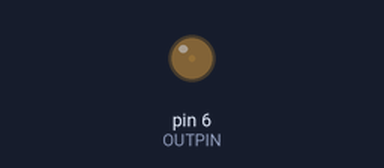
Bench run of a sketch on a simulated Arduino Uno, built with avr-gcc and run on an emulated ATmega328P. Shown: output pins drawn as LEDs (lit = HIGH).

Above: at 0.05 s.
At 0.65 s:
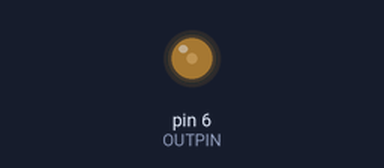
At 1.3 s:
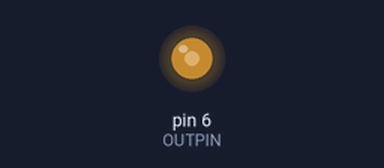
At 2.55 s:
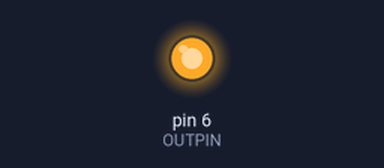
Timing chart, 0 to 5.9 s (numbered marks = the images above):
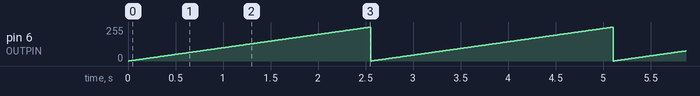

Measured:
- by itself, pin 6 (OUTPIN): ramps from 0/255 to 254/255 and jumps back, once every 2.6 s

The sketch:

20190401_5.ino
```cpp
#define OUTPIN 6

void setup() {
  pinMode(OUTPIN, OUTPUT);
}

int led = 0;
void loop() {
  analogWrite(OUTPIN, led++);
  if(led == 255) led = 0;
  delay(10);
}
```
